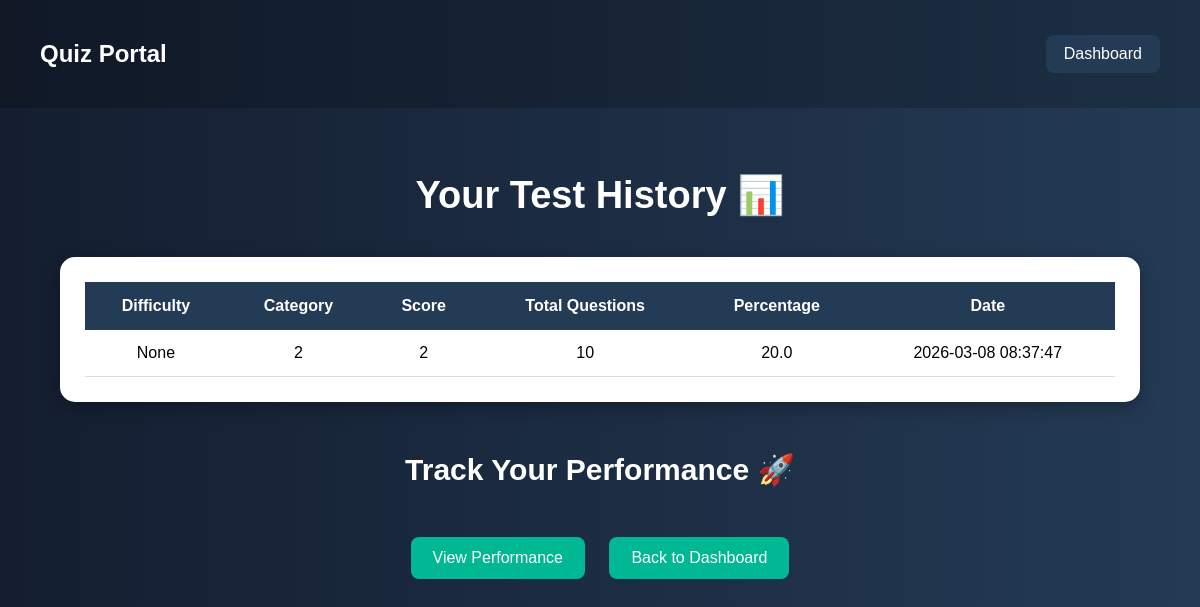
/history (signed in), run on an earlier commit of the app's database.
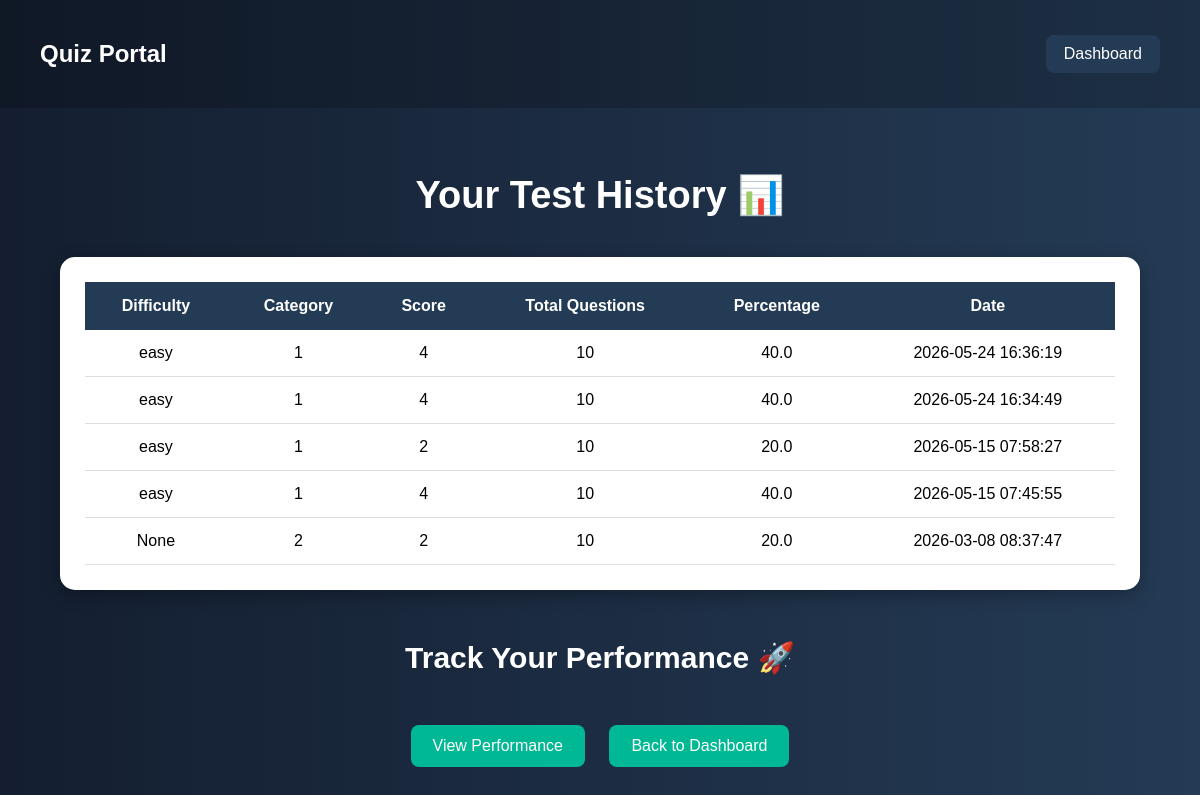
And on a later commit of the database.
### tables this page shows
CREATE TABLE test_history (
    id INTEGER PRIMARY KEY AUTOINCREMENT,
    category TEXT,
    score INTEGER,
    total INTEGER,
    percentage REAL,
    date TIMESTAMP DEFAULT CURRENT_TIMESTAMP
    , user_id INTEGER, difficulty TEXT);

### app.py (the view)
@app.route("/history")
def history():
    if "user_id" not in session:
        return redirect(url_for("login"))
    conn = get_db()
    cursor = conn.cursor()
    cursor.execute("SELECT difficulty,category,score, total, percentage, date FROM test_history WHERE user_id=? ORDER BY date DESC",(session["user_id"],))
    tests = cursor.fetchall()
    conn.close()
    return render_template("history.html", tests=tests)

### app.py (called while the page is built)
def get_db():
    conn = sqlite3.connect("database.db")
    conn.execute("PRAGMA foreign_keys = ON")
    return conn

### templates/history.html (shortened to what this page needs)
<!DOCTYPE html>
<html lang="en">
<head>
</head>
<body>
    <div class="navbar">
        <h2>Quiz Portal</h2>
        <a href="{{ url_for('dashboard') }}">
            Dashboard
        </a>
    </div>
    <div class="container">
        <div class="title">
            <h1>Your Test History 📊</h1>
        </div>
        {% if tests %}
        <div class="table-box">
            <table>
                <tr>
                    <th>Difficulty</th>
                    <th>Category</th>
                    <th>Score</th>
                    <th>Total Questions</th>
                    <th>Percentage</th>
                    <th>Date</th>
                </tr>
                {% for t in tests %}
                <tr>
                    <td>{{ t[0] }}</td>
                    <td>{{ t[1] }}</td>
                    <td>{{ t[2] }}</td>
                    <td>{{ t[3] }}</td>
                    <td>{{ t[4] }}</td>
                    <td>{{ t[5] }}</td>
                </tr>
                {% endfor %}
            </table>
        </div>
        {% else %}
        <div class="empty">
            <p>No test history available.</p>
        </div>
        {% endif %}
        <div class="performance-title">
            <h2>Track Your Performance 🚀</h2>
        </div>
        <div class="buttons">
            <a href="{{url_for('performance',user_id=session['user_id'])}}">
                View Performance
            </a>
            <a href="{{ url_for('dashboard') }}">
                Back to Dashboard
            </a>
        </div>
    </div>
</body>
</html>

### templates/history.html (style rules this page uses)
body { margin: 0; font-family: Arial, sans-serif; background: linear-gradient(to right, #141e30, #243b55); color: white; }
.navbar { display: flex; justify-content: space-between; align-items: center; padding: 20px 40px; background-color: rgba(0, 0, 0, 0.2); }
.navbar a { text-decoration: none; color: white; background-color: #243b55; padding: 10px 18px; border-radius: 8px; transition: 0.3s ease; }
.container { width: 90%; margin: auto; padding-top: 40px; padding-bottom: 50px; }
.title { text-align: center; margin-bottom: 40px; }
.title h1 { font-size: 38px; }
.table-box { background-color: white; border-radius: 15px; padding: 25px; box-shadow: 0px 5px 18px rgba(0, 0, 0, 0.3); overflow-x: auto; }
table { width: 100%; border-collapse: collapse; color: black; }
th { background-color: #243b55; color: white; padding: 15px; }
td { padding: 14px; text-align: center; border-bottom: 1px solid #ddd; }
.buttons { text-align: center; margin-top: 40px; }
.buttons a { text-decoration: none; margin: 10px; display: inline-block; background-color: #00b894; color: white; padding: 12px 22px; border-radius: 8px; transition: 0.3s ease; }
.performance-title { text-align: center; margin-top: 50px; }
.performance-title h2 { font-size: 30px; }

What changed in the data, as far as the page shows it:
added test_history: difficulty "easy", category "1", score "4", total "10", percentage "40.0", date "2026-05-24 16:36:19"
added test_history: difficulty "easy", category "1", score "4", total "10", percentage "40.0", date "2026-05-24 16:34:49"
added test_history: difficulty "easy", category "1", score "2", total "10", percentage "20.0", date "2026-05-15 07:58:27"
added test_history: difficulty "easy", category "1", score "4", total "10", percentage "40.0", date "2026-05-15 07:45:55"
